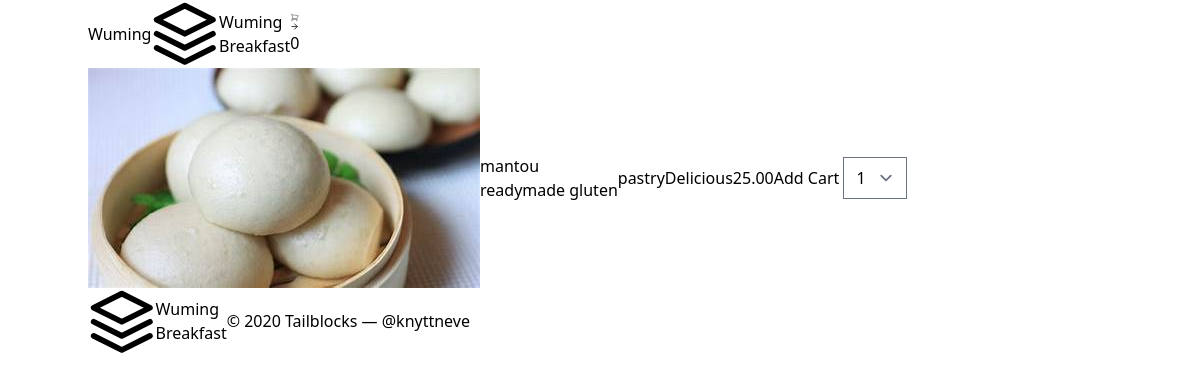
Page /product/3/ on the committed database.
### wuming/models.py (models this page shows, shortened)
class Product(models.Model):
    name = models.CharField(max_length=100)
    price = models.DecimalField(default=0, max_digits=4, decimal_places=2)
    category = models.ForeignKey(Category, on_delete=models.CASCADE, default=1)
    description = models.TextField(default='', null=True, blank=True)
    image = models.ImageField(upload_to='uploads/products/')

class Category(models.Model):
    name = models.CharField(max_length=100)
    def __str__(self):
        return self.name
    class Meta:
        verbose_name_plural = 'Categories'

### wuming/views.py (the view)
# urls.py: path('product/<int:pk>/', views.product, name='product'),
def product(request, pk):
    product = Product.objects.get(id=pk)
    return render(request, 'wuming/product.html', {'product': product})

### cart/cart.py (called while the page is built)
    def __len__(self):
        return len(self.cart)

### cart/context_proccessors.py (called while the page is built)
def cart(request):
    return {'cart': Cart(request)}

### wuming/templates/wuming/product.html (shortened to what this page needs)
{% extends 'wuming/base.html' %}
{% block content %}
<section class="text-gray-600 body-font">
  <div class="container mx-auto flex px-5 py-24 md:flex-row flex-col items-center">
    <div class="lg:max-w-lg lg:w-full md:w-1/2 w-5/6 mb-10 md:mb-0">
      <img class="object-cover object-center rounded" alt="hero" src="{{ product.image.url }}">
    </div>
    <div class="lg:flex-grow md:w-1/2 lg:pl-24 md:pl-16 flex flex-col md:items-start md:text-left items-center text-center">
      <h1 class="title-font sm:text-4xl text-3xl mb-4 font-medium text-gray-900">{{ product.name }}
        <br class="hidden lg:inline-block">readymade gluten
      </h1>
      <a href="{% url 'category' product.category.id %}">
        <span class="inline-block py-1 px-2 rounded bg-yellow-500 text-yellow-700 text-xl font-medium tracking-widest">{{ product.category }}</span>
      </a>
      <p class="mb-8 leading-relaxed">{{ product.description }}</p>
      <p class="title-font sm:text-4xl text-3xl mb-4 font-medium text-gray-900">{{ product.price }}</p>
      <div class="grid grid-cols-2 gap-4 justify-items-auto">
        <button type="button" value="{{ product.id }}" id="add-cart" class="inline-flex text-white bg-indigo-500 border-0 py-2 px-6 focus:outline-none hover:bg-indigo-600 rounded text-lg">Add Cart</button>
        <select class="block appearance-none w-20 bg-white border border-gray-400 hover:border-gray-500 px-4 py-2 pr-8 rounded shadow leading-tight focus:outline-none focus:shadow-outline" id="qty-card">
          <option value="1">1</option>
        </select>
      </div>
    </div>
  </div>
</section>
  {% endblock %}

### rows in the picture
Product: image (picture), name "mantou", category "pastry", description "Delicious", price "25.00"

### other values in the picture
{{ cart|length }} "0"
